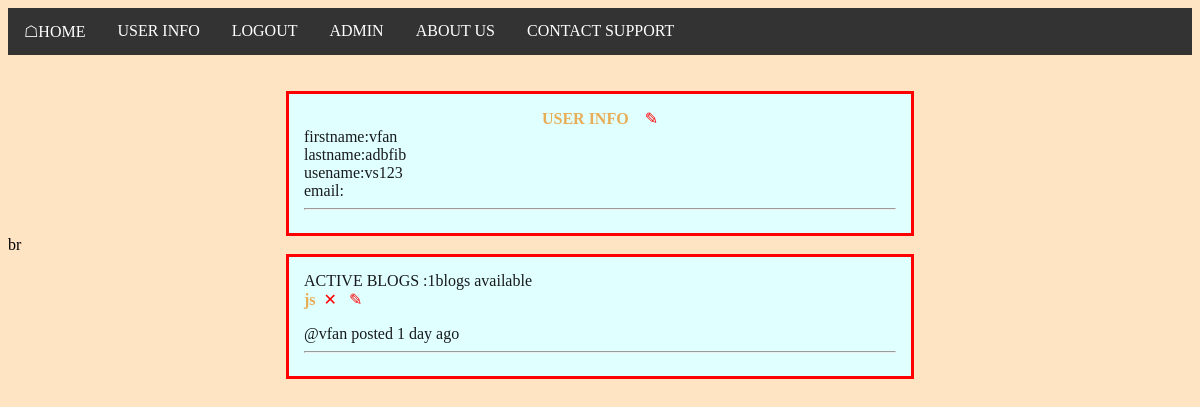
Page /profile/3 (signed in) on the committed database.
### app/models.py (models this page shows)
class Blogs(models.Model):
    blogger=models.ForeignKey(User,on_delete=models.CASCADE)
    topic=models.CharField(max_length=200,null=True)
    description= models.TextField(null=True,blank=True)
    created = models.DateTimeField(auto_now_add=True)
    updated = models.DateTimeField(auto_now=True)
    class Meta:
        ordering= ['created']

### app/views.py (the view)
# urls.py: path('profile/<str:pk>',views.userprofile,name='profile'),
@login_required(login_url='login')
def userprofile(request,pk):
    user=User.objects.get(id=pk)
    blogs=Blogs.objects.filter(blogger=user).order_by('created').reverse()
    return render(request,'app/profile.html',{'user':user,'blogs':blogs})

### templates/app/profile.html (shortened to what this page needs)
{%extends 'main.html' %}
{% block content %}
<br><br>
<div class="center">
    <div align="center">
          <strong>USER INFO</strong> &nbsp;
    &nbsp;<a href="{% url 'editprofile' user.id %}">&#9998;</a><br></div>
       firstname:{{user.first_name}}<br>
       lastname:{{user.last_name}}<br>
       usename:{{user.username}}<br>
       email:{{user.email}}<br>
       <hr>
</div>
br
<div class="center">
       ACTIVE BLOGS
        :<fonr font-family="italic">{{blogs.count}}blogs available</fonr font-family="italic">
       <br>
        {% for blog in blogs%}
          <strong>{{blog.topic}}</strong>&nbsp;
            <a href="{% url 'deleteblog' blog.id %}">&#10005;</a> &nbsp;
            <a href="{%url 'editblog' blog.id %}">&#9998;</a>
          @<span>{{blog.blogger.first_name}}</span>
            posted {{blog.created|timesince}} ago
         <hr>
        {% endfor %}
</div>
{% endblock %}

### templates/main.html (style rules this page uses)
.center { color:rgb(24, 26, 28); margin: auto; width: 50%; border: 3px solid red; padding: 15px; align-items: "center"; background-color: lightcyan; }
strong { color:rgb(231, 173, 87); }
a { color: red; text-decoration: none; text-transform: uppercase; }
body { background-color: bisque; }

### rows in the picture
Blogs: topic "js", blogger.first_name "vfan", created "1 day"

### other values in the picture
{{ user.first_name }} "vfan"
{{ user.last_name }} "adbfib"
{{ user.username }} "vs123"
{{ blogs.count }} "1"
